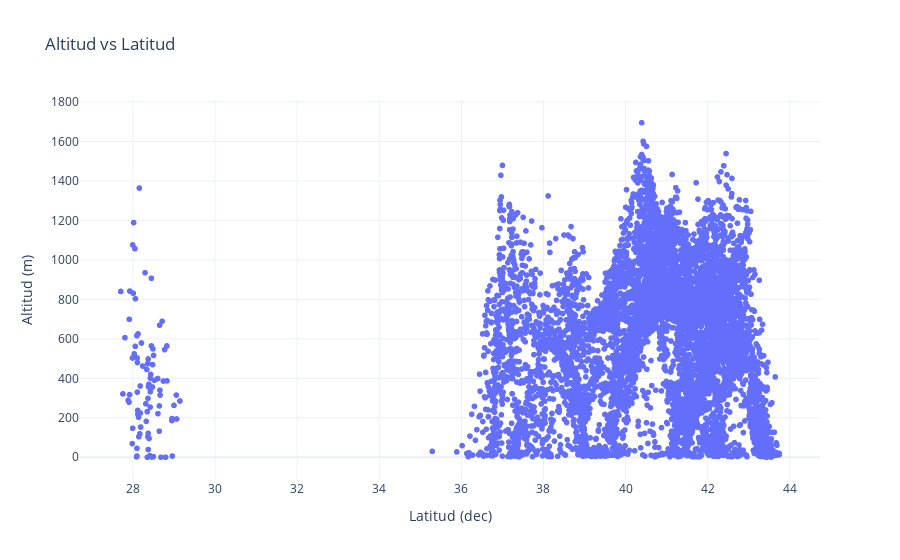

Notebook cell for this chart:
### Code cell
fig = px.scatter(ma, x='latitud_dec', y='altitud', hover_name='capital', title='Altitud vs Latitud')

# Etiquetas de los ejes
fig.update_layout(
    xaxis_title='Latitud (dec)',
    yaxis_title='Altitud (m)',
    template='plotly_white'
)

# Mostrar la gráfica
fig.show()

### Figure 1 — Plotly figure (JSON) as saved in the notebook; plotly's stock layout.template omitted (floating-point values rounded to 4 significant figures; data arrays with more than 128 entries replaced by an {"elided": "..."} marker saying what was removed)
{"data": [{"hovertemplate": "<b>%{hovertext}</b><br><br>latitud_dec=%{x}<br>altitud=%{y}<extra></extra>", "hovertext": {"elided": "8122 str values"}, "legendgroup": "", "marker": {"color": "#636efa", "symbol": "circle"}, "mode": "markers", "name": "", "showlegend": false, "type": "scattergl", "x": {"elided": "8122 float values"}, "xaxis": "x", "y": {"elided": "8122 int values"}, "yaxis": "y"}], "layout": {"autosize": true, "legend": {"tracegroupgap": 0}, "title": {"text": "Altitud vs Latitud"}, "xaxis": {"anchor": "y", "autorange": true, "domain": [0, 1], "range": [26.74, 44.71], "title": {"text": "Latitud (dec)"}, "type": "linear"}, "yaxis": {"anchor": "x", "autorange": true, "domain": [0, 1], "range": [-139.9, 1835.0], "title": {"text": "Altitud (m)"}, "type": "linear"}}}
